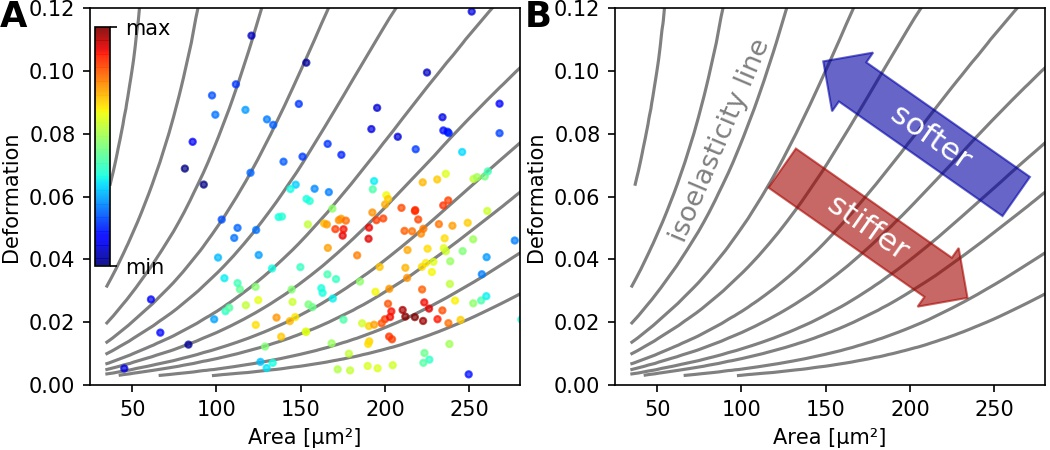

Here is the Python script that generated this plot:
import dclab
import matplotlib.pylab as plt


# dataset
ds = dclab.new_dataset("deform/M1_data.tdms")
# kernel density estimate
kde = ds.get_kde_scatter(xax="area_um", yax="deform")
# isoelasticity lines
isodef = dclab.isoelastics.get_default()
iso = isodef.get_with_rtdcbase(method="numerical",
                               col1="area_um",
                               col2="deform",
                               dataset=ds)

fig = plt.figure(figsize=(7, 3))

# simple scatter plot
ax1 = plt.subplot(121)
sc = ax1.scatter(ds["area_um"], ds["deform"], c=kde,
                 marker=".", cmap="jet", alpha=.7)

cax = fig.add_axes([.09, .41, .015, .53])
cax.set_ylabel("density")
cbar = plt.colorbar(sc, cax=cax, ticks=[kde.min(), kde.max()])
cbar.set_ticklabels(["min", "max"])

# isoelasticity lines only
ax2 = plt.subplot(122)
ax2.text(55, .105,
         "isoelasticity line",
         fontsize=13,
         color="gray",
         rotation=67)
# arrows
bbox_props1 = dict(boxstyle="larrow", fc="#0200A4",
                   ec="#0200A4", alpha=.6, lw=1)
ax2.text(210, .08, "      softer     ", ha="center", va="center", rotation=-35,
         size=15,
         color="w",
         bbox=bbox_props1)
bbox_props2 = dict(boxstyle="rarrow", fc="#A40400",
                   ec="#A40400", alpha=.6, lw=1)
ax2.text(175, .05, "     stiffer     ", ha="center", va="center", rotation=-35,
         size=15,
         color="w",
         bbox=bbox_props2)


# plot adjustments
for ax in [ax1, ax2]:
    # isoelasticity lines
    for ss in iso:
        ax.plot(ss[:, 0], ss[:, 1], color="gray", zorder=0)
    # axes labels
    ax.set_xlabel(dclab.dfn.feature_name2label["area_um"])
    ax.set_ylabel(dclab.dfn.feature_name2label["deform"])
    # axes limits
    ax.set_xlim(25, 280)
    ax.set_ylim(0.0, 0.12)

fig.text(0, 1, "A",
         fontsize=17,
         fontweight="bold",
         va="top", ha="left")
fig.text(0.5, 1, "B",
         fontsize=17,
         fontweight="bold",
         va="top", ha="left")


plt.tight_layout(pad=0)
plt.savefig("deform.jpg", dpi=150)
